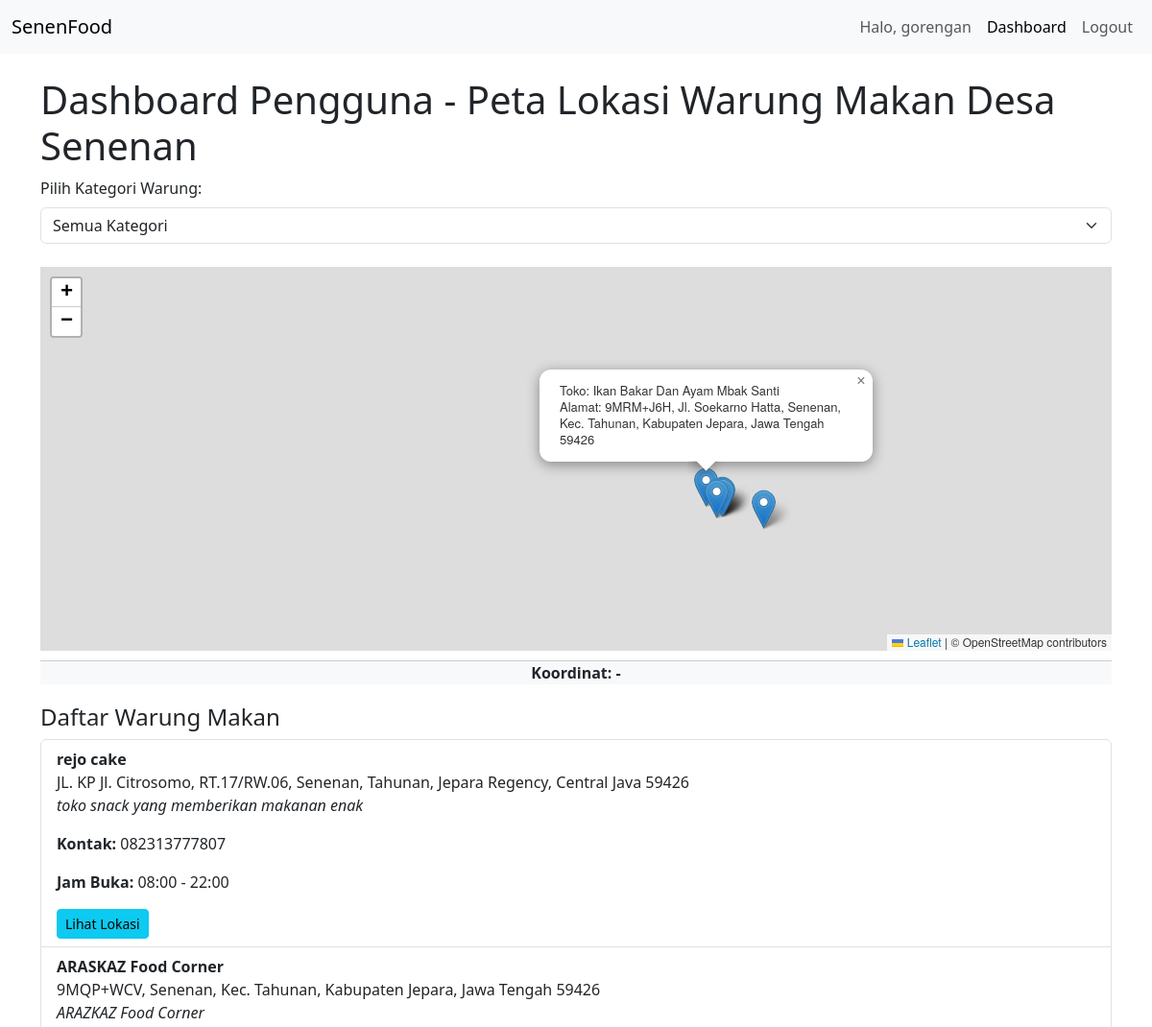
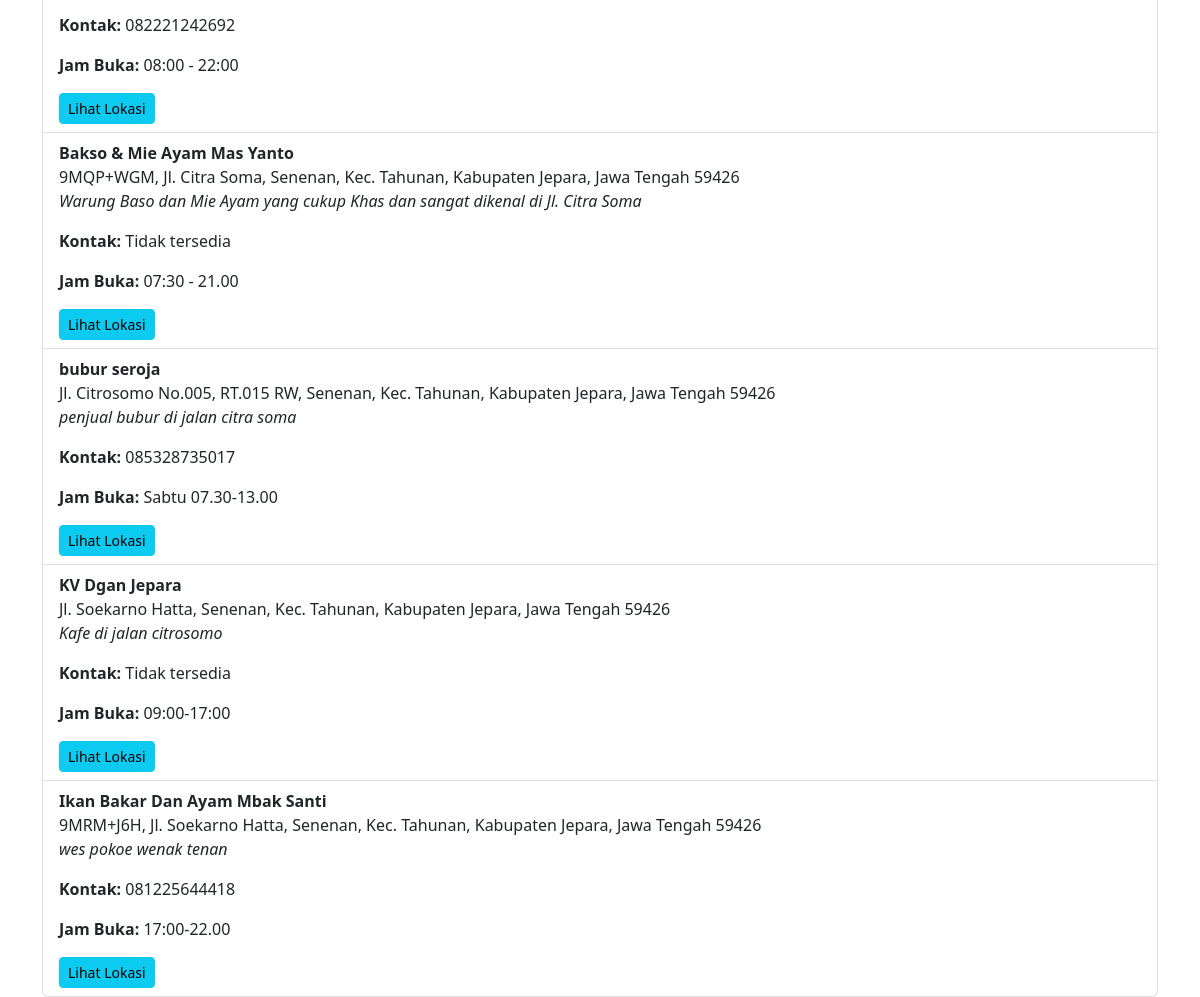
Screenshot of /user_dashboard.php (signed in) with the database file from the repository (2 pictures, top to bottom).
### tables this page shows
CREATE TABLE `penjual` (
  `id` int(11) NOT NULL,
  `nama_toko` varchar(100) NOT NULL,
  `alamat` text NOT NULL,
  `latitude` decimal(10,8) NOT NULL,
  `longitude` decimal(11,8) NOT NULL,
  `deskripsi` text DEFAULT NULL,
  `kontak` varchar(20) DEFAULT NULL,
  `waktu_buka` varchar(50) DEFAULT NULL,
  `created_at` timestamp NOT NULL DEFAULT current_timestamp(),
  `updated_at` timestamp NOT NULL DEFAULT current_timestamp() ON UPDATE current_timestamp(),
  `kategori` varchar(100) DEFAULT NULL
);

### user_dashboard.php (the view, shortened to what this page needs)
<?php
include 'db.php';
$query = "SELECT * FROM penjual";
$result = $conn->query($query);
$data_penjual = [];
while ($row = $result->fetch_assoc()) {
    $data_penjual[] = $row;
}
?>
<!DOCTYPE html>
<html lang="id">
<head>
    <link href="https://cdn.jsdelivr.net/npm/bootstrap@5.3.0-alpha1/dist/css/bootstrap.min.css" rel="stylesheet">
    <link rel="stylesheet" href="https://unpkg.com/leaflet@1.9.4/dist/leaflet.css" />
</head>
<body>
    <nav class="navbar navbar-expand-lg navbar-light bg-light">
    <div class="container-fluid">
        <a class="navbar-brand" href="#">SenenFood</a>
        <div class="collapse navbar-collapse" id="navbarNav">
            <ul class="navbar-nav ms-auto">
                <?php if (isset($_SESSION['Nama_Pengguna'])): ?>
                    <li class="nav-item">
                        <span class="nav-link">Halo, <?= htmlspecialchars($_SESSION['Nama_Pengguna']); ?></span>
                    </li>
                <?php endif; ?>
                <li class="nav-item">
                    <a class="nav-link active" aria-current="page" href="user_dashboard.php">Dashboard</a>
                </li>
                <li class="nav-item">
                    <a class="nav-link" href="pengguna/logout.php">Logout</a>
                </li>
            </ul>
        </div>
    </div>
</nav>
    <div class="container mt-4">
        <h1>Dashboard Pengguna - Peta Lokasi Warung Makan Desa Senenan</h1>
        <div class="mb-4">
            <form method="get" action="user_dashboard.php">
                <label for="kategori" class="form-label">Pilih Kategori Warung:</label>
                <select name="kategori" id="kategori" class="form-select" onchange="this.form.submit()">
                    <option value="">Semua Kategori</option>
                </select>
            </form>
        </div>
        <div id="map"></div>
        <div id="coordinates">Koordinat: -</div>
        <div class="detail-warung">
            <h4>Daftar Warung Makan</h4>
            <ul class="list-group">
                <?php foreach ($data_penjual as $penjual): ?>
                    <li class="list-group-item">
                        <b><?= $penjual['nama_toko'] ?></b><br>
                        <?= $penjual['alamat'] ?><br>
                        <p><i><?= $penjual['deskripsi'] ?></i></p>
                        <p><b>Kontak:</b> <?= $penjual['kontak'] ?: 'Tidak tersedia' ?></p>
                        <p><b>Jam Buka:</b> <?= $penjual['waktu_buka'] ?: 'Tidak tersedia' ?></p>
                        <button class="btn btn-info btn-sm" onclick="viewLocation(<?= $penjual['latitude'] ?>, <?= $penjual['longitude'] ?>, '<?= $penjual['nama_toko'] ?>')">Lihat Lokasi</button>
                    </li>
                <?php endforeach; ?>
            </ul>
        </div>
    </div>
</body>
</html>

### user_dashboard.php (style rules this page uses)
html, body { margin: 0; height: 100%; }
#map { height: 400px; cursor: pointer; }
.detail-warung { margin-top: 20px; }
#coordinates { height: auto; text-align: center; line-height: 1.5em; font-size: 16px; font-weight: bold; background-color: #f8f9fa; border-top: 1px solid #ccc; margin-top: 10px; position: static; width: 100%; }

### rows the page displays
penjual: nama_toko "rejo cake", alamat "JL. KP Jl. Citrosomo, RT.17/RW.06, Senenan, Tahunan, Jepara Regency, Central Java 59426", deskripsi "toko snack yang memberikan makanan enak", kontak "082313777807", waktu_buka "08:00 - 22:00"
penjual: nama_toko "ARASKAZ Food Corner", alamat "9MQP+WCV, Senenan, Kec. Tahunan, Kabupaten Jepara, Jawa Tengah 59426", deskripsi "ARAZKAZ Food Corner", kontak "082221242692", waktu_buka "08:00 - 22:00"
penjual: nama_toko "Bakso & Mie Ayam Mas Yanto", alamat "9MQP+WGM, Jl. Citra Soma, Senenan, Kec. Tahunan, Kabupaten Jepara, Jawa Tengah 59426", deskripsi "Warung Baso dan Mie Ayam yang cukup Khas dan sangat dikenal di Jl. Citra Soma", kontak "Tidak tersedia", waktu_buka "07:30 - 21.00"
penjual: nama_toko "bubur seroja", alamat "Jl. Citrosomo No.005, RT.015 RW, Senenan, Kec. Tahunan, Kabupaten Jepara, Jawa Tengah 59426", deskripsi "penjual bubur di jalan citra soma", kontak "085328735017", waktu_buka "Sabtu 07.30-13.00"
penjual: nama_toko "KV Dgan Jepara", alamat "Jl. Soekarno Hatta, Senenan, Kec. Tahunan, Kabupaten Jepara, Jawa Tengah 59426", deskripsi "Kafe di jalan citrosomo", kontak "Tidak tersedia", waktu_buka "09:00-17:00"
penjual: nama_toko "Ikan Bakar Dan Ayam Mbak Santi", alamat "9MRM+J6H, Jl. Soekarno Hatta, Senenan, Kec. Tahunan, Kabupaten Jepara, Jawa Tengah 59426", deskripsi "wes pokoe wenak tenan", kontak "081225644418", waktu_buka "17:00-22.00"

### other values shown
$_SESSION['Nama_Pengguna'] "gorengan"
